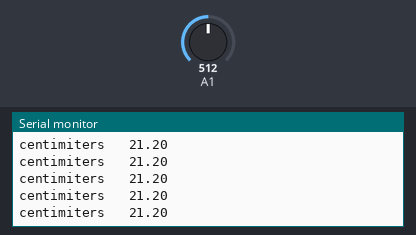
Recording of a sketch running on a simulated Arduino Uno, built with avr-gcc and run on an emulated ATmega328P. Parts: the last lines printed to the serial monitor. The test bench sets the inputs (shaded band); at power-on: A1 = 512.

Above: at 1.2 s.
1.3 s: A1 set to 716
At 1.52 s:
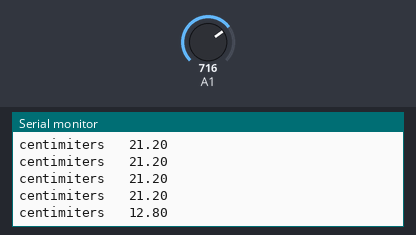
2.8 s: A1 set to 900
At 2.83 s:
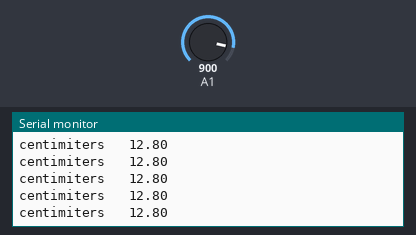
Timing chart, 0 to 5.8 s (numbered marks = the images above; inputs shaded):
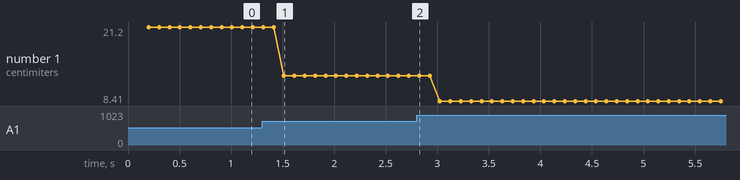

Measured:
- after the input at 1.3 s, the serial monitor: prints a new line after 0.21 s (image 1)
- plotted number 1: 21.2 → 12.8 after the input at 1.3 s, 12.8 → 8.41 after the input at 2.8 s

The sketch:

sensor_test.ino
```cpp
#define IR 1
 double sensor, inches, cm ;


void setup() {
  // put your setup code here, to run once:
Serial.begin(9600);

ADMUX |=(1<<REFS0);            //<---- Setup ADC Multiplexer Selection Register, so that Vcc is the Ref, it should be "AVCC with external capacitor at AREF pin"
 ADMUX &=~(1<<REFS1);
 ADMUX &=~(1<<ADLAR);            //<---- Setup ADC Multiplexer Selection Register, so that the result is right justified
ADCSRA |=(1<<ADEN)|  (1<<ADSC)|(1<<ADPS2)|(1<<ADPS1)|(1<<ADPS0);
}

void loop() {
  // put your main code here, to run repeatedly:
 ADMUX  |=(1<<MUX0);    //<----Set Multiplexor Value to pin A0
 ADMUX  &=~(1<<MUX1);
 ADMUX  &=~(1<<MUX2);
 ADMUX  &=~(1<<MUX3);
 ADCSRA |=(1<<ADSC);
  while(ADCSRA!=ADCSRA &~(1<<ADIF)) //<---- Create a condition that waits for ADC conversion interrupt flag
  ADCSRA &=~(1<<ADIF);
sensor= ADC;
inches= 4192.936 * pow(sensor,-0.935)-3.937;
cm= 10650.08 *pow(sensor,-0.935)-10;
delay(100);
Serial.print("centimiters   ");
Serial.println(cm);
}
```
